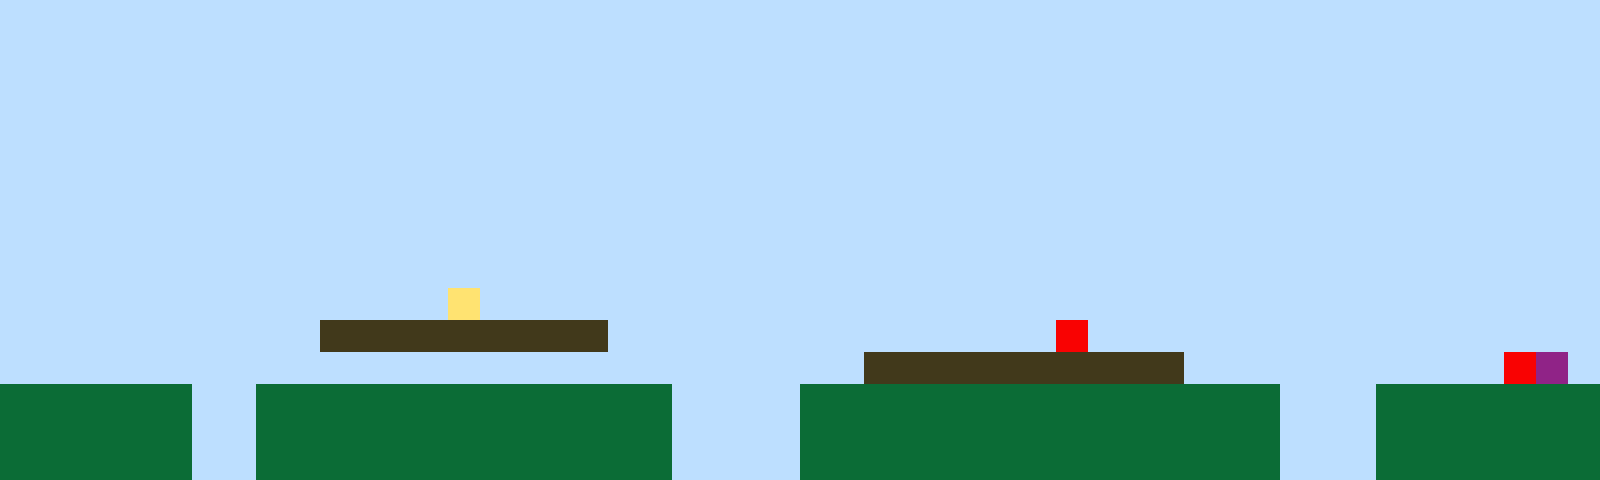

A 2D game scene composited from a Tiled map and its tileset images. What follows is a short description and the map's XML, with every tile layer's data as written:
An orthogonal 50x15 tile map with 32x32 px tiles, 1 tile layer (Tile Layer 1).

<map version="1.10" tiledversion="1.11.2" orientation="orthogonal" renderorder="right-up" width="50" height="15" tilewidth="32" tileheight="32" infinite="0" nextlayerid="2" nextobjectid="1"><editorsettings><export target="map1.csv" format="csv" /></editorsettings><tileset firstgid="1" name="sprites" tilewidth="32" tileheight="32" tilecount="6" columns="3"><image source="sprites.png" width="96" height="64" /></tileset><layer id="1" name="Tile Layer 1" width="50" height="15"><data encoding="csv">1,1,1,1,1,1,1,1,1,1,1,1,1,1,1,1,1,1,1,1,1,1,1,1,1,1,1,1,1,1,1,1,1,1,1,1,1,1,1,1,1,1,1,1,1,1,1,1,1,1,1,1,1,1,1,1,1,1,1,1,1,1,1,1,1,1,1,1,1,1,1,1,1,1,1,1,1,1,1,1,1,1,1,1,1,1,1,1,1,1,1,1,1,1,1,1,1,1,1,1,1,1,1,1,1,1,1,1,1,1,1,1,1,1,1,1,1,1,1,1,1,1,1,1,1,1,1,1,1,1,1,1,1,1,1,1,1,1,1,1,1,1,1,1,1,1,1,1,1,1,1,1,1,1,1,1,1,1,1,1,1,1,1,1,1,1,1,1,1,1,1,1,1,1,1,1,1,1,1,1,1,1,1,1,1,1,1,1,1,1,1,1,1,1,1,1,1,1,1,1,1,1,1,1,1,1,1,1,1,1,1,1,1,1,1,1,1,1,1,1,1,1,1,1,1,1,1,1,1,1,1,1,1,1,1,1,1,1,1,1,1,1,1,1,1,1,1,1,1,1,1,1,1,1,1,1,1,1,1,1,1,1,1,1,1,1,1,1,1,1,1,1,1,1,1,1,1,1,1,1,1,1,1,1,1,1,1,1,1,1,1,1,1,1,1,1,1,1,1,1,1,1,1,1,1,1,1,1,1,1,1,1,1,1,1,1,1,1,1,1,1,1,1,1,1,1,1,1,1,1,1,1,1,1,1,1,1,1,1,1,1,1,1,1,1,1,1,1,1,1,1,1,1,1,1,1,1,1,1,1,1,1,1,1,1,1,1,1,1,1,1,1,1,1,1,1,1,1,1,1,1,1,1,1,1,1,1,1,1,1,1,1,1,1,1,1,1,1,1,1,1,1,1,1,1,1,1,1,1,1,1,1,1,1,1,1,1,1,1,1,1,1,1,1,1,1,1,1,1,1,1,1,1,1,1,1,1,1,1,1,1,1,1,1,1,1,1,1,1,1,1,1,1,1,1,1,1,1,1,1,1,1,1,1,4,1,1,1,1,1,1,1,1,1,1,1,1,1,1,1,1,1,1,1,1,1,1,1,1,1,1,1,1,1,1,1,1,1,1,1,1,1,1,1,1,1,1,1,1,1,3,3,3,3,3,3,3,3,3,1,1,1,1,1,1,1,1,1,1,1,1,1,1,5,1,1,1,1,1,1,1,1,1,1,1,1,1,1,1,1,1,1,1,1,1,1,1,1,1,1,1,1,1,1,1,1,1,1,1,1,1,1,1,1,1,1,1,3,3,3,3,3,3,3,3,3,3,1,1,1,1,1,1,1,1,1,1,5,6,1,2,2,2,2,2,2,1,1,2,2,2,2,2,2,2,2,2,2,2,2,2,1,1,1,1,2,2,2,2,2,2,2,2,2,2,2,2,2,2,2,1,1,1,2,2,2,2,2,2,2,2,2,2,2,2,2,1,1,2,2,2,2,2,2,2,2,2,2,2,2,2,1,1,1,1,2,2,2,2,2,2,2,2,2,2,2,2,2,2,2,1,1,1,2,2,2,2,2,2,2,2,2,2,2,2,2,1,1,2,2,2,2,2,2,2,2,2,2,2,2,2,1,1,1,1,2,2,2,2,2,2,2,2,2,2,2,2,2,2,2,1,1,1,2,2,2,2,2,2,2</data></layer></map>
